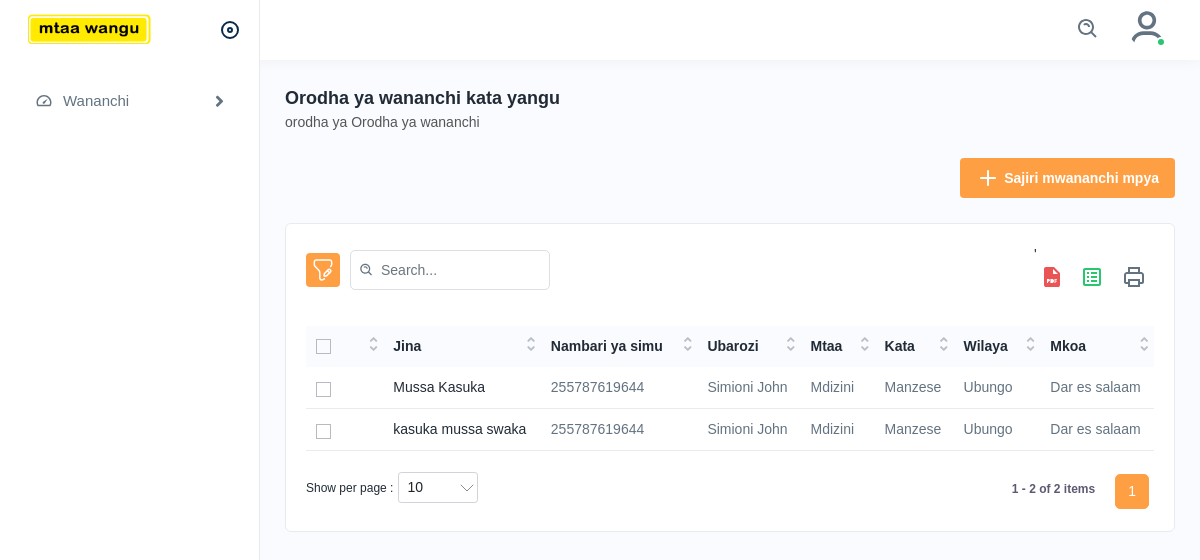
Before: /wananchi/ with the older database file.
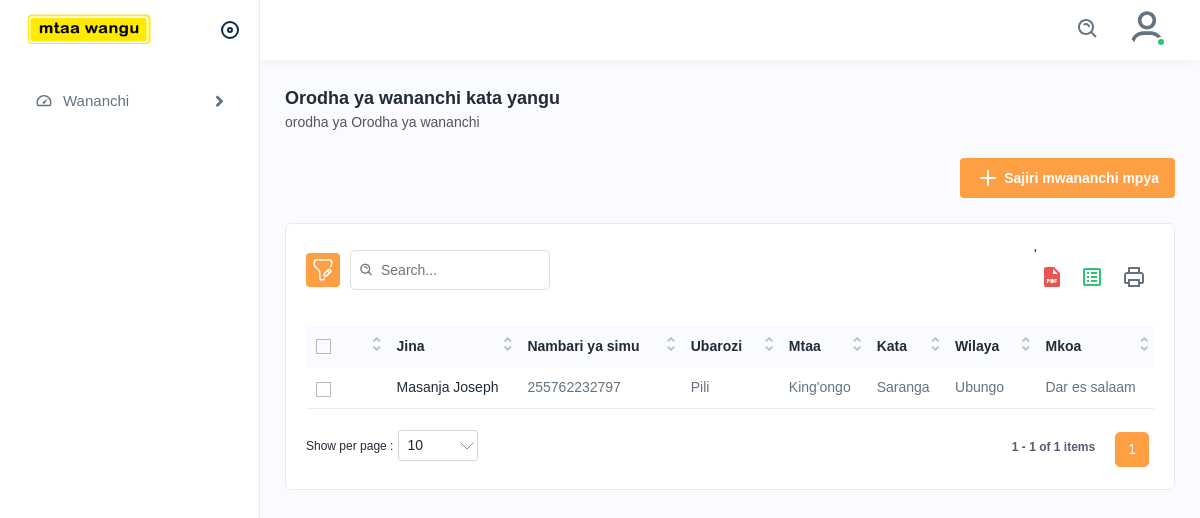
After: the same page with the newer database file.
### users/models.py (models this page shows, shortened)
class Mwananchi(models.Model):
    jina = models.CharField(max_length=200, null=True, blank=True)
    mtendaji = models.ForeignKey('Mtendaji', on_delete=models.CASCADE, null=True, blank=True, related_name="mwananchi_mtendaji")
    mjumbe = models.ForeignKey('Mjumbe', on_delete=models.CASCADE, null=True, blank=True, related_name="mwananchi_mjumbe")
    nambari_ya_simu = models.CharField(max_length=200, null=True, blank=True)
    barua_pepe = models.CharField(max_length=200, null=True, blank=True)
    jinsia = models.CharField(max_length=225, null=True)
    nchi = models.ForeignKey('Nchi', on_delete=models.CASCADE, null=True, blank=True, related_name="mwananchi_nchi")
    mkoa = models.ForeignKey('Mkoa', on_delete=models.CASCADE, null=True, blank=True, related_name="mwananchi_mkoa")
    wilaya = models.ForeignKey('Wilaya', on_delete=models.CASCADE, null=True, blank=True, related_name="mwananchi_wilaya")
    kata = models.ForeignKey('Kata', on_delete=models.CASCADE, null=True, blank=True, related_name="mwananchi_kata")
    mtaa = models.ForeignKey('Mtaa', on_delete=models.CASCADE, null=True, blank=True, related_name="mwananchi_mtaa")
    barozi = models.ForeignKey('NyumbaKumi', on_delete=models.CASCADE, null=True, blank=True, related_name="mwananchi_barozi")
    class Meta:
        verbose_name_plural = 'Wananchi'

class NyumbaKumi(models.Model):
    jina = models.CharField(max_length=200, null=True, blank=True)
    mtaa = models.ForeignKey('Mtaa', on_delete=models.CASCADE, null=True, related_name="barozi_mitaa")
    def __str__(self):
        return self.jina
    class Meta:
        verbose_name_plural = 'NyumbaKumi'

class Mtaa(models.Model):
    jina = models.CharField(max_length=200, null=True, blank=True)
    kata = models.ForeignKey('Kata', on_delete=models.CASCADE, related_name="mitaa_kata")
    def __str__(self):
        return self.jina
    class Meta:
        verbose_name_plural = 'Mitaa'

class Kata(models.Model):
    jina = models.CharField(max_length=200, null=True, blank=True)
    wilaya = models.ForeignKey('Wilaya', on_delete=models.CASCADE, null=True, blank=True, related_name="kata_wilaya")
    def __str__(self):
        return self.jina
    class Meta:
        verbose_name_plural = 'Kata'

class Wilaya(models.Model):
    jina = models.CharField(max_length=200, null=True, blank=True)
    mkoa = models.ForeignKey('Mkoa', on_delete=models.CASCADE, related_name="wilaya_mikoa")
    def __str__(self):
        return self.jina
    class Meta:
        verbose_name_plural = 'Wilaya'

class Mkoa(models.Model):
    jina = models.CharField(max_length=200, null=True, blank=True)
    nchi = models.ForeignKey('Nchi', on_delete=models.CASCADE, default='Tanzania', related_name="mkoa_ya_nchi")
    def __str__(self):
        return self.jina
    class Meta:
        verbose_name_plural = 'Mikoa'

### ujumbe/views.py (the view)
# urls.py: path('wananchi/', ujumbe_views.orodha_ya_wananchi, name="orodha-ya-wananchi"),
def orodha_ya_wananchi(request):
    wananchi = Mwananchi.objects.all()
    return render(request, 'wananchi/orodha_ya_wananchi.html', {'wananchi': wananchi})

### templates/wananchi/orodha_ya_wananchi.html (shortened to what this page needs)
{% extends 'base/index.html' %}
{% load static %}
{% block page %}Orodha ya wananchi kata yangu{% endblock page %}
{% block slogan %}orodha ya Orodha ya wananchi{% endblock slogan %}
{% block content %}
<div class="page-header">
    <div class="page-btn">
        <a href="{% url 'sajiri-mwananchi' %}" class="btn btn-added"><img src="{% static 'assets/img/icons/plus.svg' %}" alt="img" class="me-1">Sajiri mwananchi mpya</a>
    </div>
</div>
<div class="card">
    <div class="card-body">
    <div class="table-top">
    <div class="search-set">
    <div class="search-path">
    <a class="btn btn-filter" id="filter_search">
        <img src="{% static 'assets/img/icons/filter.svg' %}" alt="img">
    </a>
    </div>
    <div class="search-input">
    <a class="btn btn-searchset"><img src="{% static 'assets/img/icons/search-white.svg' %}" alt="img"></a>
    </div>
    </div>
    <div class="wordset">'
    <ul>
    <li>
    <a data-bs-toggle="tooltip" data-bs-placement="top" title="pdf"><img src="{% static 'assets/img/icons/pdf.svg' %}" alt="img"></a>
    </li>
    <li>
    <a data-bs-toggle="tooltip" data-bs-placement="top" title="excel"><img src="{% static 'assets/img/icons/excel.svg' %}" alt="img"></a>
    </li>
    <li>
    <a data-bs-toggle="tooltip" data-bs-placement="top" title="print"><img src="{% static 'assets/img/icons/printer.svg' %}" alt="img"></a>
    </li>
    </ul>
    </div>
    </div>
    <div class="table-responsive">
    <table class="table  datanew">
    <thead>
    <tr>
    <th>
    <label class="checkboxs">
    <span class="checkmarks"></span>
    </label>
    </th>
    <th>Jina</th>
    <th>Nambari ya simu</th>
    <th>Ubarozi</th>
    <th>Mtaa </th>
    <th>Kata</th>
    <th>Wilaya</th>
    <th>Mkoa</th>
    </tr>
    </thead>
    <tbody>
    {% for mwananchi in wananchi %}
    <tr>
    <td>
    <label class="checkboxs">
    <span class="checkmarks"></span>
    </label>
    </td>
    <td class="productimgname">
        <a href="">{{mwananchi.jina}}</a>
    </td>
    <td>{{mwananchi.nambari_ya_simu}}</td>
    <td>{{mwananchi.barozi}}</td>
    <td>{{mwananchi.mtaa}}</td>
    <td>{{mwananchi.kata}}</td>
    <td>{{mwananchi.wilaya}}</td>
    <td>{{mwananchi.mkoa}}</td>
    </tr>
    {% endfor %}
    </tbody>
    </table>
    </div>
    </div>
</div>
{% endblock %}

### templates/base/index.html (shortened to what this page needs)
{% load static %}
<!DOCTYPE html>
<html lang="en">
<head>
<link rel="stylesheet" href="{% static 'assets/css/bootstrap.min.css' %}">
<link rel="stylesheet" href="{% static 'assets/css/animate.css' %}">
<link rel="stylesheet" href="{% static 'assets/css/dataTables.bootstrap4.min.css' %}">
<link rel="stylesheet" href="{% static 'assets/plugins/select2/css/select2.min.css' %}">
<link rel="stylesheet" href="{% static 'assets/plugins/fontawesome/css/fontawesome.min.css' %}">
<link rel="stylesheet" href="{% static 'assets/plugins/fontawesome/css/all.min.css' %}">
<link rel="stylesheet" href="{% static 'assets/css/style.css' %}">
</head>
<body>
<div class="main-wrapper">
    {% include 'partials/navbar.html' %}
    {% include 'partials/sidebar.html' %}
    <div class="page-wrapper">
        <div class="content">
            <div class="page-header">
                <div class="page-title">
                    <h4>{% block page %}{% endblock page %}</h4>
                    <h6>{% block slogan %}{% endblock slogan %}</h6>
                </div>
            </div>
            {% block content %}{% endblock %}
        </div>
    </div>
</div>
</body>
</html>

### templates/partials/navbar.html (shortened to what this page needs)
{% load static %}
<div class="header">
    <div class="header-left active">
    <a href="{% url 'mtendaji-dashibodi' %}" class="logo">
    <img src="{% static 'assets/img/mtaawangu/logo.png' %}" alt="">
    </a>
    <a id="toggle_btn" href="javascript:void(0);">
    </a>
    </div>
    <ul class="nav user-menu">
    <li class="nav-item">
    <div class="top-nav-search">
    <form action="#">
    <a class="btn" id="searchdiv"><img src="{% static 'assets/img/icons/search.svg' %}" alt="img"></a>
    </form>
    </div>
    </li>
    <li class="nav-item dropdown has-arrow main-drop">
    <a href="javascript:void(0);" class="dropdown-toggle nav-link userset" data-bs-toggle="dropdown">
    <span class="user-img">
    {% if request.user.profile_pic %}
        <img src="{{request.user.profile_pic.url}}" alt="">
    {% else %}
        <img src="{% static 'assets/img/icons/users1.svg' %}" alt="img">
    {% endif %}
    <span class="status online"></span></span>
    </a>
    </li>
    </ul>
    </div>

### templates/partials/sidebar.html (shortened to what this page needs)
{% load static %}
<div class="sidebar" id="sidebar">
    <div class="sidebar-inner slimscroll">
    <div id="sidebar-menu" class="sidebar-menu">
    <ul>
        <li class="submenu">
            <a href="javascript:void(0);"><img src="{% static 'assets/img/icons/dashboard.svg' %}" alt="img"><span> Wananchi</span> <span class="menu-arrow"></span></a>
        </li>
    </ul>
    </div>
    </div>
</div>

Changed rows visible on the page:
removed Mwananchi: jina "Mussa Kasuka", nambari_ya_simu "255787619644", barozi "Simioni John", mtaa "Mdizini", kata "Manzese", wilaya "Ubungo", mkoa "Dar es salaam"
removed Mwananchi: jina "kasuka mussa swaka", nambari_ya_simu "255787619644", barozi "Simioni John", mtaa "Mdizini", kata "Manzese", wilaya "Ubungo", mkoa "Dar es salaam"
added Mwananchi: jina "Masanja Joseph", nambari_ya_simu "255762232797", barozi "Pili", mtaa "King'ongo", kata "Saranga", wilaya "Ubungo", mkoa "Dar es salaam"
Other visible differences:
text written by a page script: "1 1 - 2 of 2 items" → "1 1 - 1 of 1 items"
